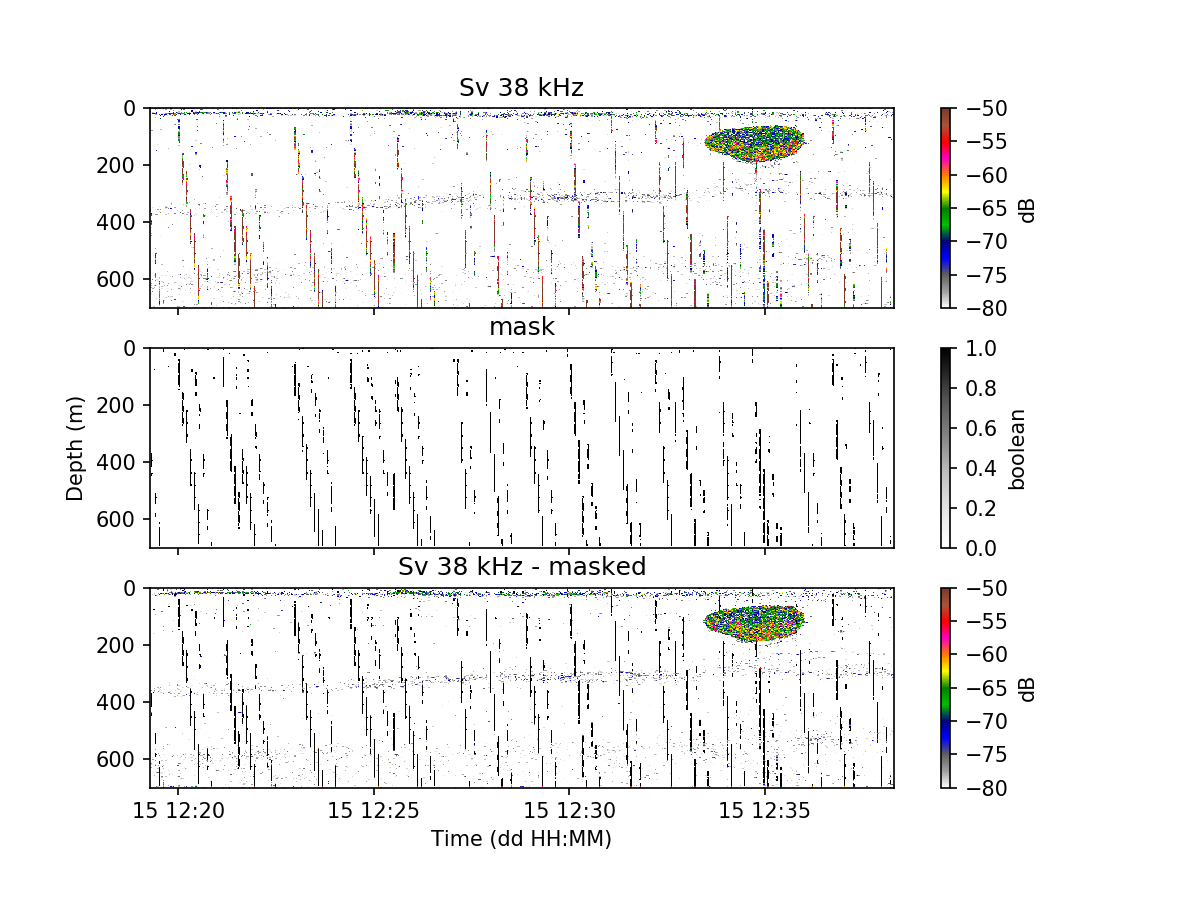

Recreate this plot in Python.
#!/usr/bin/env python3
"""
Example script that read, mask impulse noise, and display results.

Notes: Get files in ftp://ftp.bas.ac.uk/rapidkrill/ and allocate them in the
corresponding directory for this to work

Created on Mon Jul 16 18:37:21 2018
@author: Alejandro Ariza, British Antarctic Survey
"""

# import modules
import numpy as np
import matplotlib.pyplot as plt
import os
from echolab2.instruments import EK60
from echopy import read_calibration as readCAL
from echopy import mask_impulse as maskIN
from echopy.cmaps import cmaps

# =============================================================================
# load raw file
# =============================================================================
print('Loading raw file...')
rawfile = os.path.abspath('../data/JR230-D20091215-T121917.raw')
ek60    = EK60.EK60()
ek60.read_raw(rawfile)

# =============================================================================
# get calibration parameters
# =============================================================================
print('Getting calibration parameters...')
calfile = os.path.abspath('../data/JR230_metadata.toml')
params  = readCAL.ices(calfile, 38)

# =============================================================================
# read 38 kHz calibrated data
# =============================================================================
print('Reading 38 kHz calibrated data...')
raw38 = ek60.get_raw_data(channel_number = 1)
Sv38  = np.transpose(raw38.get_Sv(calibration = params).data)
t38   = raw38.get_Sv(calibration = params).ping_time
r38   = raw38.get_Sv(calibration = params).range

# =============================================================================
# mask impulse noise
# =============================================================================
print('Masking impulse noise...')
m, thr = 5, 10 # (metres, decibels)
mask38in = maskIN.ryan(Sv38, r38, m, thr)
Sv38inoff = Sv38.copy()
Sv38inoff[mask38in[0] | mask38in[1]] = np.nan

# =============================================================================
# plot results
# =============================================================================
print('Displaying results...')
plt.figure(figsize = (8, 6))
c = cmaps()

plt.subplot(311).invert_yaxis()
plt.pcolormesh(t38, r38, Sv38, vmin = -80, vmax = -50, cmap = c.ek500)
plt.colorbar().set_label('dB')
plt.tick_params(labelbottom = False)
plt.title('Sv 38 kHz'); 

plt.subplot(312).invert_yaxis()
plt.pcolormesh(t38, r38, np.int64(mask38in[0]|mask38in[1]), cmap = 'Greys')
plt.colorbar().set_label('boolean')
plt.tick_params(labelbottom = False)
plt.title('mask')
plt.ylabel('Depth (m)')

plt.subplot(313).invert_yaxis()
plt.pcolormesh(t38, r38, Sv38inoff, vmin = -80, vmax = -50, cmap = c.ek500)
plt.colorbar().set_label('dB')
plt.title('Sv 38 kHz - masked')
plt.xlabel('Time (dd HH:MM)')

plt.show()
#plt.savefig('example_mask_impulse.png', dpi = 150)